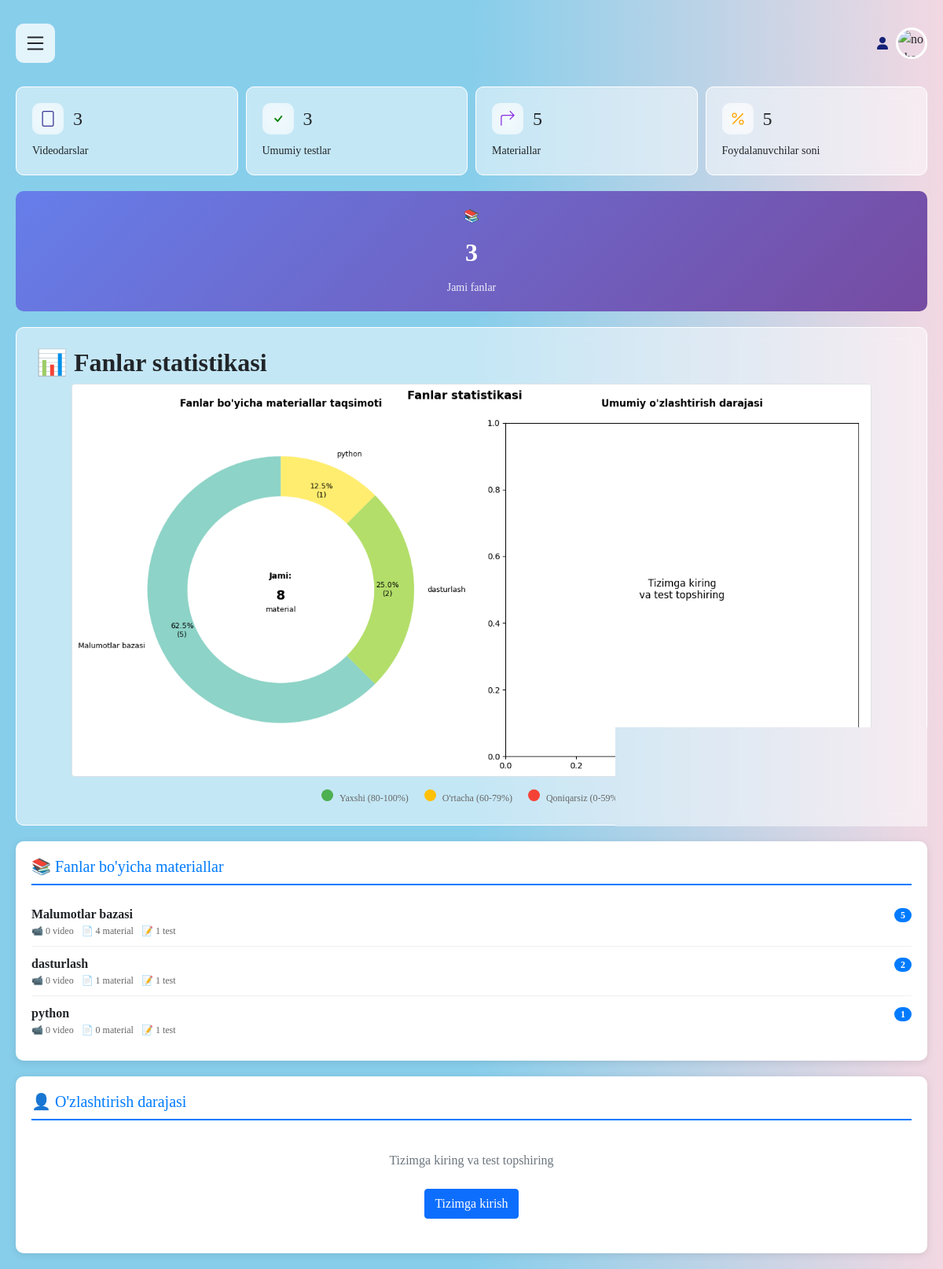
The page / on the database its author committed.
### app1/models.py (models this page shows, shortened)
class Subject(models.Model):
    name = models.CharField(max_length=255)
    description = models.TextField(blank=True, null=True)

### app1/views.py (the view, shortened to what this page needs)
# urls.py: path('', views.home, name='home'),
def home(request):
    graphic = None
    videos = VideoLesson.objects.all()
    documents = Document.objects.all()
    tests = Test.objects.all()
    users = UserProfile.objects.all()
    subject_materials = {}
    for doc in documents:
        if doc.subject:
            subject_name = doc.subject.name
            if subject_name not in subject_materials:
                subject_materials[subject_name] = {
                    'documents': 1,
                    'videos': 0,
                    'tests': 0,
                    'total': 1
                }
            else:
                subject_materials[subject_name]['documents'] += 1
                subject_materials[subject_name]['total'] += 1
    for video in videos:
        if video.subject:
            subject_name = video.subject.name
            if subject_name not in subject_materials:
                subject_materials[subject_name] = {
                    'documents': 0,
                    'videos': 1,
                    'tests': 0,
                    'total': 1
                }
            else:
                subject_materials[subject_name]['videos'] += 1
                subject_materials[subject_name]['total'] += 1
    for test in tests:
        if test.subject:
            subject_name = test.subject.name
            if subject_name not in subject_materials:
                subject_materials[subject_name] = {
                    'documents': 0,
                    'videos': 0,
                    'tests': 1,
                    'total': 1
                }
            else:
                subject_materials[subject_name]['tests'] += 1
                subject_materials[subject_name]['total'] += 1
    user_subject_progress = {}
    if subject_materials:
        import matplotlib
        matplotlib.use('Agg')
        import matplotlib.pyplot as plt
        import io
        import base64
        import numpy as np
        fig, (ax1, ax2) = plt.subplots(1, 2, figsize=(14, 7))
        subjects = list(subject_materials.keys())
        total_materials = [subject_materials[subj]['total'] for subj in subjects]
        sorted_indices = np.argsort(total_materials)[::-1]
        subjects = [subjects[i] for i in sorted_indices]
        total_materials = [total_materials[i] for i in sorted_indices]
        if len(subjects) > 10:
            subjects = subjects[:10]
            total_materials = total_materials[:10]
            others_total = sum(total_materials[10:]) if len(total_materials) > 10 else 0
            subjects.append('Boshqa fanlar')
            total_materials.append(others_total)
        colors1 = plt.cm.Set3(np.linspace(0, 1, len(subjects)))
        wedges1, texts1, autotexts1 = ax1.pie(
            total_materials,
            labels=subjects,
            colors=colors1,
            autopct=lambda pct: f'{pct:.1f}%\n({int(pct * sum(total_materials) / 100)})' if pct > 5 else '',
            startangle=90,
            pctdistance=0.8,
            textprops={'fontsize': 9}
        )
        ax1.set_title('Fanlar bo\'yicha materiallar taqsimoti', fontweight='bold', fontsize=12, pad=20)
        centre_circle1 = plt.Circle((0, 0), 0.70, fc='white')
        ax1.add_artist(centre_circle1)
        total_all_materials = sum(total_materials)
        ax1.text(0, 0.1, f'Jami:', ha='center', va='center', fontsize=10, fontweight='bold')
        ax1.text(0, -0.05, f'{total_all_materials}', ha='center', va='center', fontsize=16, fontweight='bold')
        ax1.text(0, -0.15, f'material', ha='center', va='center', fontsize=9)
        if user_subject_progress and request.user.is_authenticated:
            user_subjects = list(user_subject_progress.keys())
            user_avg_percentages = [user_subject_progress[subj]['avg_percentage'] for subj in user_subjects]
            if len(user_subjects) > 0:
                sorted_indices = np.argsort(user_avg_percentages)[::-1]
                user_subjects = [user_subjects[i] for i in sorted_indices]
                user_avg_percentages = [user_avg_percentages[i] for i in sorted_indices]
                if len(user_subjects) > 10:
                    user_subjects = user_subjects[:10]
                    user_avg_percentages = user_avg_percentages[:10]
                colors2 = []
                for perc in user_avg_percentages:
                    if perc >= 80:
                        colors2.append('#4CAF50')  # Yaxshi
                    elif perc >= 60:
                        colors2.append('#FFC107')  # O'rtacha
                    else:
                        colors2.append('#F44336')  # Qoniqarsiz
                wedges2, texts2, autotexts2 = ax2.pie(
                    user_avg_percentages,
                    labels=user_subjects,
                    colors=colors2,
                    autopct=lambda pct: f'{pct:.1f}%' if pct > 5 else '',
                    startangle=90,
                    pctdistance=0.8,
                    textprops={'fontsize': 9}
                )
                centre_circle2 = plt.Circle((0, 0), 0.70, fc='white')
                ax2.add_artist(centre_circle2)
                avg_overall = sum(user_avg_percentages) / len(user_avg_percentages) if user_avg_percentages else 0
                ax2.text(0, 0.1, f'O\'rtacha:', ha='center', va='center', fontsize=10, fontweight='bold')
                ax2.text(0, -0.05, f'{avg_overall:.1f}%', ha='center', va='center', fontsize=16, fontweight='bold')
                ax2.text(0, -0.15, f'{len(user_subjects)} fan', ha='center', va='center', fontsize=9)
                from matplotlib.patches import Patch
                legend_elements = [
                    Patch(facecolor='#4CAF50', label='Yaxshi (80-100%)'),
                    Patch(facecolor='#FFC107', label='O\'rtacha (60-79%)'),
                    Patch(facecolor='#F44336', label='Qoniqarsiz (0-59%)')
                ]
                ax2.legend(handles=legend_elements, loc='center left', bbox_to_anchor=(1, 0, 0.5, 1), fontsize=9)
            else:
                ax2.text(0.5, 0.5, 'Hozircha test\nnatijalari yo\'q',
                         ha='center', va='center', fontsize=12,
                         transform=ax2.transAxes)
        else:
            ax2.text(0.5, 0.5, 'Tizimga kiring\nva test topshiring',
                     ha='center', va='center', fontsize=12,
                     transform=ax2.transAxes)
        ax2.set_title(f'{"Foydalanuvchi" if request.user.is_authenticated else "Umumiy"} o\'zlashtirish darajasi',
                      fontweight='bold', fontsize=12, pad=20)
        plt.suptitle('Fanlar statistikasi', fontsize=14, fontweight='bold', y=0.95)
        plt.tight_layout()
        buffer = io.BytesIO()
        plt.savefig(buffer, format='png', dpi=100, bbox_inches='tight')
        buffer.seek(0)
        image_png = buffer.getvalue()
        buffer.close()
        graphic = base64.b64encode(image_png).decode('utf-8')
        plt.close()
    return render(request, 'app1/home.html', {
        'graphic': graphic,
        'videos': videos,
        'videos_count': videos.count(),
        'documents': documents,
        'documents_count': documents.count(),
        'test_count': tests.count(),
        'user_count': users.count(),
        'subject_materials': subject_materials,
        'user_subject_progress': user_subject_progress if request.user.is_authenticated else None,
        'total_subjects': len(subject_materials),
        'avg_progress': sum([data['avg_percentage'] for data in user_subject_progress.values()]) / len(
            user_subject_progress)
        if user_subject_progress else 0
    })

### templates/app1/home.html (shortened to what this page needs)
{% extends 'base.html' %}
{% block content %}
<!DOCTYPE html>
<html lang="en">
<head>
</head>
<body>
    <main>
        <section class="static_contaner_section">
            <div class="contaner_info">
                <div class="log_num">
                    <svg xmlns="http://www.w3.org/2000/svg" width="16" height="16" fill="currentColor" class="bi bi-file" viewBox="0 0 16 16" style="color: rgb(52, 52, 148)">
                        <path d="M4 0a2 2 0 0 0-2 2v12a2 2 0 0 0 2 2h8a2 2 0 0 0 2-2V2a2 2 0 0 0-2-2zm0 1h8a1 1 0 0 1 1 1v12a1 1 0 0 1-1 1H4a1 1 0 0 1-1-1V2a1 1 0 0 1 1-1"/>
                    </svg>
                    <h2>{{ videos_count }}</h2>
                </div>
                <p>Videodarslar</p>
            </div>
            <div class="contaner_info">
                <div class="log_num">
                    <svg xmlns="http://www.w3.org/2000/svg" width="18" height="18" fill="currentColor" class="bi bi-check" viewBox="0 0 16 16" style="color: green">
                        <path d="M10.97 4.97a.75.75 0 0 1 1.07 1.05l-3.99 4.99a.75.75 0 0 1-1.08.02L4.324 8.384a.75.75 0 1 1 1.06-1.06l2.094 2.093 3.473-4.425z"/>
                    </svg>
                    <h2>{{ test_count }}</h2>
                </div>
                <p>Umumiy testlar</p>
            </div>
            <div class="contaner_info">
                <div class="log_num">
                    <h2>{{ documents_count }}</h2>
                </div>
                <p>Materiallar</p>
            </div>
            <div class="contaner_info">
                <div class="log_num">
                    <h2>{{ user_count }}</h2>
                </div>
                <p>Foydalanuvchilar soni</p>
            </div>
        </section>
        <div class="overall-stats">
            <div class="stat-card">
                <div>📚</div>
                <div class="stat-value">{{ total_subjects }}</div>
                <div class="stat-label">Jami fanlar</div>
            </div>
        </div>
        <div class="graphic-container">
            <h4 style="display: flex; align-items: center; gap: 10px;">
                📊 Fanlar statistikasi
            </h4>
            {% if graphic %}
            <div class="text-center">
                <img alt="Fanlar statistikasi grafigi" class="img-fluid border rounded" style="max-height: 500px;">
                <div class="mt-3" style="display: flex; justify-content: center; gap: 20px; font-size: 12px; color: #666;">
                    <div>
                        <span style="display: inline-block; width: 15px; height: 15px; background: #4CAF50; border-radius: 50%; margin-right: 5px;"></span>
                        Yaxshi (80-100%)
                    </div>
                    <div>
                        <span style="display: inline-block; width: 15px; height: 15px; background: #FFC107; border-radius: 50%; margin-right: 5px;"></span>
                        O'rtacha (60-79%)
                    </div>
                    <div>
                        <span style="display: inline-block; width: 15px; height: 15px; background: #F44336; border-radius: 50%; margin-right: 5px;"></span>
                        Qoniqarsiz (0-59%)
                    </div>
                </div>
            </div>
            {% else %}
            <div class="text-center text-muted py-5">
                <p>Statistika grafigi mavjud emas</p>
            </div>
            {% endif %}
        </div>
        <div class="two-columns">
            <div class="column">
                <h5>📚 Fanlar bo'yicha materiallar</h5>
                <div class="material-list">
                    {% for subject, data in subject_materials.items %}
                    <div class="material-item">
                        <div>
                            <strong>{{ subject }}</strong>
                            <div class="material-details">
                                <span>📹 {{ data.videos }} video</span>
                                <span>📄 {{ data.documents }} material</span>
                                <span>📝 {{ data.tests }} test</span>
                            </div>
                        </div>
                        <div style="text-align: right;">
                            <span class="material-count">{{ data.total }}</span>
                        </div>
                    </div>
                    {% endfor %}
                </div>
            </div>
            {% if request.user.is_authenticated and user_subject_progress %}
            <div class="column">
                <h5>👤 {{ request.user.username }} - O'zlashtirish darajasi</h5>
                <div class="progress-list">
                    {% for subject, data in user_subject_progress.items %}
                    <div class="progress-item">
                        <div class="progress-header">
                            <strong>{{ subject }}</strong>
                            <span class="{% if data.avg_percentage >= 80 %}text-success{% elif data.avg_percentage >= 60 %}text-warning{% else %}text-danger{% endif %}">
                                {{ data.avg_percentage|floatformat:1 }}%
                            </span>
                        </div>
                        <div class="progress-bar-container">
                            <div class="progress-fill
                                {% if data.avg_percentage >= 80 %}high
                                {% elif data.avg_percentage >= 60 %}medium
                                {% else %}low{% endif %}"
                                style="width: {{ data.avg_percentage }}%">
                            </div>
                        </div>
                    </div>
                    {% endfor %}
                </div>
            </div>
            {% else %}
            <div class="column">
                <h5>👤 O'zlashtirish darajasi</h5>
                <div class="text-center text-muted py-4">
                    <p>Tizimga kiring va test topshiring</p>
                    <a href="{% url 'login' %}" class="btn btn-primary mt-2">Tizimga kirish</a>
                </div>
            </div>
            {% endif %}
        </div>
    </main>
</body>
</html>
{% endblock %}

### rows shown on the page
Subject: subject_materials "Malumotlar bazasi"
Subject: subject_materials "dasturlash"
Subject: subject_materials "python"

### other values the page prints
{{ videos_count }} "3"
{{ test_count }} "3"
{{ documents_count }} "5"
{{ user_count }} "5"
{{ total_subjects }} "3"
{{ data.videos }} "0" "0" "0"
{{ data.documents }} "4" "1" "0"
{{ data.tests }} "1" "1" "1"
{{ data.total }} "5" "2" "1"
